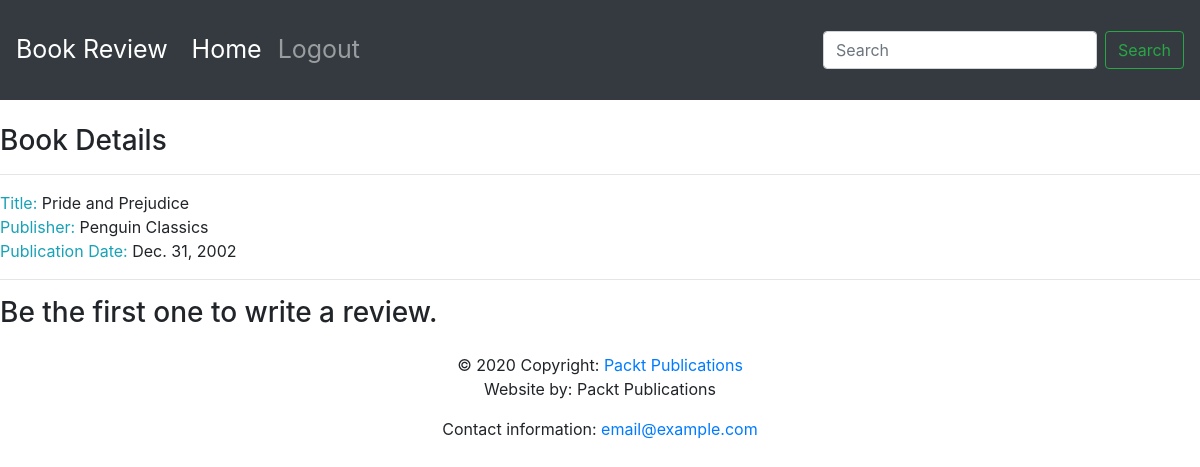
The page /books/14/ on the database as committed earlier.
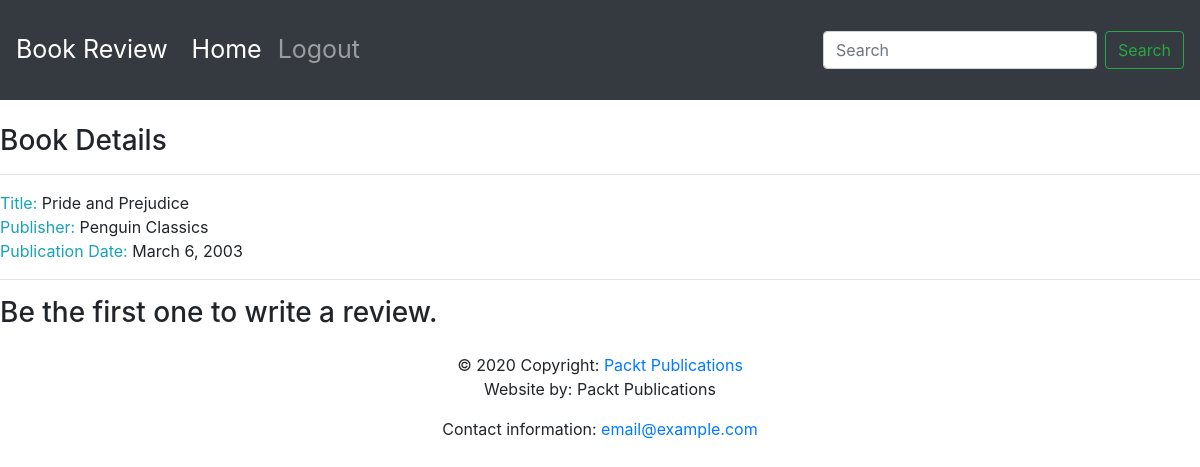
The same page on the database as committed later.
### reviews/models.py (models this page shows, shortened)
class Book(models.Model):
    title = models.CharField(max_length=70, help_text="The title of the book.")
    publication_date = models.DateField(verbose_name="Date the book was published.")
    isbn = models.CharField(max_length=20, verbose_name="ISBN number of the book")
    publisher = models.ForeignKey(Publisher, on_delete=models.CASCADE)
    contributors = models.ManyToManyField('Contributor', through="BookContributor")

class Publisher(models.Model):
    name = models.CharField(max_length=50, help_text="The name of the publisher.")
    website = models.URLField(help_text="The Publisher's website.")
    email = models.EmailField(help_text="The Publisher's email address.")
    def __str__(self):
        return self.name

### reviews/views.py (the view)
# urls.py: path('books/<int:pk>/', views.book_detail, name='book_detail'),
def book_detail(request, pk):
    book = get_object_or_404(Book, pk=pk)
    reviews = book.review_set.all()
    if reviews:
        book_rating = average_rating([review.rating for review in reviews])
        context = {"book": book, "book_rating": book_rating, "reviews": reviews}
    else:
        context = {"book": book, "book_rating": None, "reviews": None}
    return render(request, "reviews/book_detail.html", context=context)

### reviews/templates/reviews/book_detail.html (shortened to what this page needs)
{% extends 'base.html' %}
{% block content %}
      <br>
      <h3>Book Details</h3>
      <hr>
      <span class="text-info">Title: </span> <span>{{ book.title }}</span>
      <br>
      <span class="text-info">Publisher: </span><span>{{ book.publisher }}</span>
      <br>
      <span class="text-info">Publication Date: </span><span>{{ book.publication_date }}</span>
      <br>
      {% if not reviews %}
            <hr>
            <h3>Be the first one to write a review.</h3>
      {% endif %}
{% endblock %}

### templates/base.html (shortened to what this page needs)
<!doctype html>
{% load static %}
<html lang="en">
  <head>
    <link rel="stylesheet" href="https://stackpath.bootstrapcdn.com/bootstrap/4.4.1/css/bootstrap.min.css">
    <link rel="stylesheet" href="https://cdnjs.cloudflare.com/ajax/libs/font-awesome/4.7.0/css/font-awesome.min.css">
  </head>
  <body>
        <nav class="navbar navbar-expand-sm navbar-dark bg-dark sticky-top">
          <a class="navbar-brand" href="/">Book Review</a>
          <div class="collapse navbar-collapse" id="navbarSupportedContent">
            <ul class="navbar-nav mr-auto">
              <li class="nav-item active">
                <a class="nav-link" href="/books/">Home <span class="sr-only">(current)</span></a>
              </li>
              <li class="nav-item">
                <a class="nav-link" href="#">Logout</a>
              </li>
            </ul>
            <form class="form-inline my-2 my-lg-0">
              <input class="form-control mr-sm-2" type="search" placeholder="Search" aria-label="Search">
              <button class="btn btn-outline-success my-2 my-sm-0" type="submit">Search</button>
            </form>
          </div>
        </nav>
         {% block content %}{% endblock %}
  <footer class="page-footer font-small blue">
    <div class="footer-copyright text-center py-3">© 2020 Copyright:
      <a href="https://www.packtpub.com"> Packt Publications</a>
      <p>Website by: Packt Publications</p>
      <p>Contact information: <a href="mailto:email@example.com">email@example.com</a></p>
    </div>
  </footer>
  </body>
</html>

### templates/base.html (style rules this page uses)
.navbar { min-height: 100px; font-size: 25px; }
.navbar-brand { font-size: 25px; }

Rows that differ between the two databases and show on the page:
changed Book "Pride and Prejudice": publication_date "Dec. 31, 2002" → "March 6, 2003"
